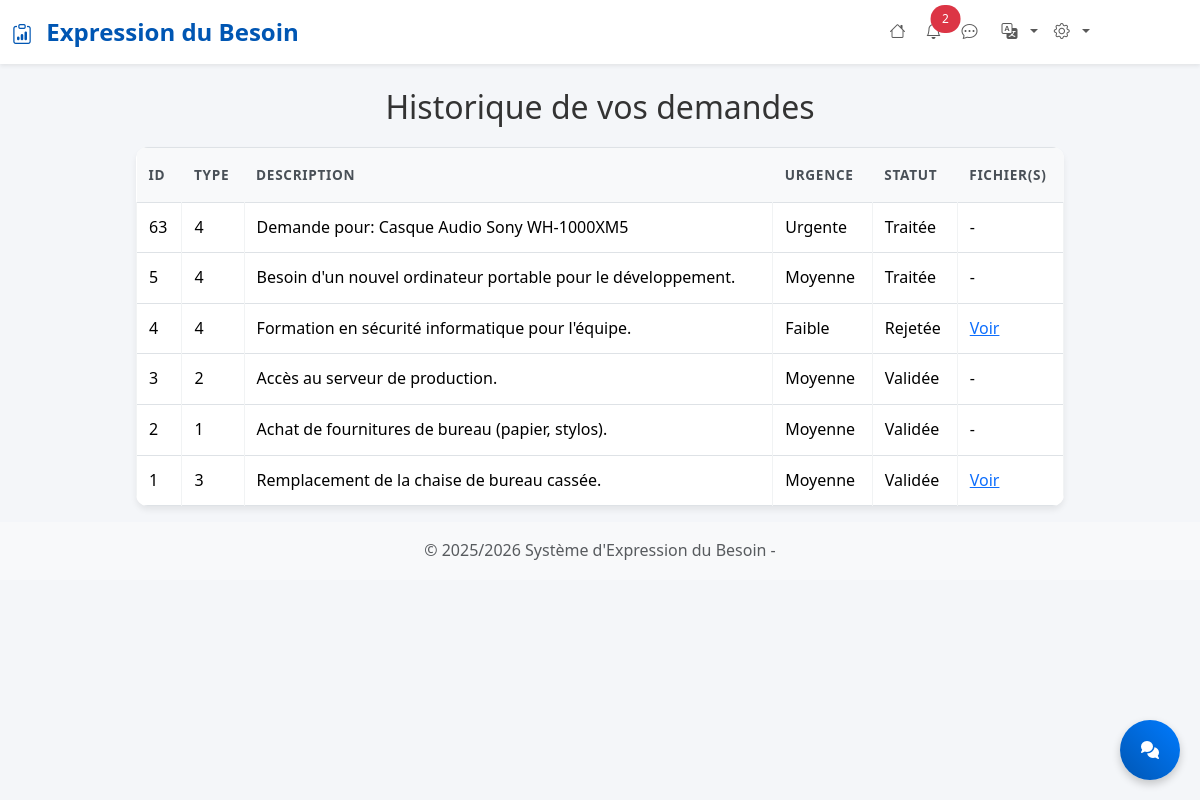
The page /historique_demande.php (signed in) on the database its author committed.
### tables this page shows
CREATE TABLE `demandes` (
  `id` int(11) NOT NULL,
  `user_id` int(11) NOT NULL,
  `type_besoin_id` int(11) NOT NULL,
  `description` text NOT NULL,
  `urgence` enum('Faible','Moyenne','Urgente') NOT NULL DEFAULT 'Faible',
  `statut` enum('En attente','En cours de validation','Traitée') NOT NULL DEFAULT 'En attente',
  `date_creation` datetime DEFAULT current_timestamp(),
  `prix` decimal(12,2) DEFAULT NULL
);

### historique_demande.php (the view, shortened to what this page needs)
<?php
include 'includes/header.php';
$user_id = $_SESSION['user_id'];
$conn = getConnection();
try {
    $stmt = $conn->prepare("
        SELECT
            d.id,
            d.type_besoin_id,
            d.description,
            d.urgence,
            CASE
                WHEN v.demande_id IS NULL THEN d.statut
                WHEN v.demande_id IS NOT NULL THEN v.statut_validation
            END AS statut,
            pj.chemin_fichier as fichiers
        FROM demandes d
        LEFT JOIN pieces_jointes pj ON pj.demande_id = d.id
        LEFT JOIN validation v ON v.demande_id = d.id
        WHERE d.user_id = :user_id
        GROUP BY d.id
        ORDER BY d.id DESC
    ");
    $stmt->bindParam(':user_id', $user_id, PDO::PARAM_INT);
    $stmt->execute();
    $besoins = $stmt->fetchAll(PDO::FETCH_ASSOC);
} catch (PDOException $e) {
    die("Erreur : " . $e->getMessage());
}
?>
<div class="container mt-4">
    <h2>Historique de vos demandes</h2>
    <?php if (count($besoins) > 0): ?>
    <table class="table table-bordered">
        <thead>
            <tr>
                <th>ID</th>
                <th>Type</th>
                <th>Description</th>
                <th>Urgence</th>
                <th>Statut</th>
                <th>Fichier(s)</th>
            </tr>
        </thead>
        <tbody>
            <?php foreach ($besoins as $b): ?>
            <tr>
                <td><?= $b['id']; ?></td>
                <td><?= htmlspecialchars($b['type_besoin_id']); ?></td>
                <td><?= htmlspecialchars($b['description']); ?></td>
                <td><?= htmlspecialchars($b['urgence']); ?></td>
                <td><?= htmlspecialchars($b['statut']); ?></td>
                <td>
                    <?php if (!empty($b['fichiers'])): ?>
                    <?php foreach (explode('||', $b['fichiers']) as $file): ?>
                    <a href="<?= htmlspecialchars($file); ?>" target="_blank">Voir</a><br>
                    <?php endforeach; ?>
                    <?php else: ?>
                    -
                    <?php endif; ?>
                </td>
            </tr>
            <?php endforeach; ?>
        </tbody>
    </table>
    <?php else: ?>
    <p>Aucune demande pour le moment.</p>
    <?php endif; ?>
</div>
<?php include 'includes/footer.php'; ?>

### assets/css/style.css (style rules this page uses)
:root { --primary-color: #0056b3; --secondary-color: #6c757d; --success-color: #198754; --info-color: #0dcaf0; --warning-color: #ffc107; --danger-color: #dc3545; --light-color: #f8f9fa; --dark-color: #212529; --border-radius: 8px; --box-shadow: 0 4px 6px rgba(0,0,0,0.07); --transition: all 0.3s ease; }
body { background-color: #f4f6f9; font-family: 'Segoe UI', Tahoma, Geneva, Verdana, sans-serif; line-height: 1.6; }
.table { background: white; border-radius: 12px; overflow: hidden; box-shadow: var(--box-shadow); }
.table th { background-color: #f8f9fa; border: none; font-weight: 600; color: #495057; text-transform: uppercase; font-size: 0.85rem; letter-spacing: 0.05em; padding: 1rem 0.75rem; }
.table td { padding: 0.75rem; border-color: #f1f3f4; vertical-align: middle; }

### includes/header.php (style rules this page uses)
:root { --primary-color: #0056b3; --secondary-color: #6c757d; --success-color: #198754; --info-color: #0dcaf0; --warning-color: #ffc107; --danger-color: #dc3545; --light-color: #f8f9fa; --dark-color: #212529; }
body { background-color: #f4f6f9; font-family: 'Segoe UI', Tahoma, Geneva, Verdana, sans-serif; }
.table { background: white; border-radius: 12px; overflow: hidden; }
.table th { background-color: #f8f9fa; border: none; font-weight: 600; color: #495057; }
h2 { color: #333; margin-bottom: 20px; text-align: center; }

### rows shown on the page
demandes: id "63", type_besoin "4", description "Demande pour: Casque Audio Sony WH-1000XM5", urgence "Urgente", statut "Traitée"
demandes: id "5", type_besoin "4", description "Besoin d'un nouvel ordinateur portable pour le développement.", urgence "Moyenne", statut "Traitée"
demandes: id "4", type_besoin "4", description "Formation en sécurité informatique pour l'équipe.", urgence "Faible", statut "Rejetée"
demandes: id "3", type_besoin "2", description "Accès au serveur de production.", urgence "Moyenne", statut "Validée"
demandes: id "2", type_besoin "1", description "Achat de fournitures de bureau (papier, stylos).", urgence "Moyenne", statut "Validée"
demandes: id "1", type_besoin "3", description "Remplacement de la chaise de bureau cassée.", urgence "Moyenne", statut "Validée"

### other values the page prints
getSetence('header_title') "Expression du Besoin"
$unreadCount "2"
